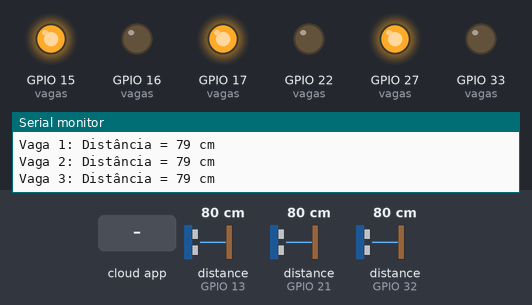
Simulated run of this sketch. Board: ESP32. On the bench: output pins drawn as LEDs (lit = HIGH), the last lines printed to the serial monitor. Wiring (inferred from the names in the program): 3 × ultrasonic range finder: trigger GPIO 12, echo GPIO 13 / trigger GPIO 14, echo GPIO 32 / trigger GPIO 23, echo GPIO 21. The test bench sets the inputs (shaded band); at power-on: distance to the obstacle (sensors on GPIO 13, GPIO 21, GPIO 32) 80 cm. The echo pulse lasts 58.3 µs per cm; WiFi joins after 1.5 s; servers stay silent unless stated; network time is answered at once with the bench clock; the local clock reads 2024-03-15 10:24:30 at power-on unless the sketch sets it; pins used as bus, display or sensor lines are not drawn.

Above: at 2.9 s.
3.0 s: distance to the obstacle (sensor on GPIO 13) set to 7 cm
5.3 s: distance to the obstacle (sensor on GPIO 13) set to 4 cm
At 7.3 s:
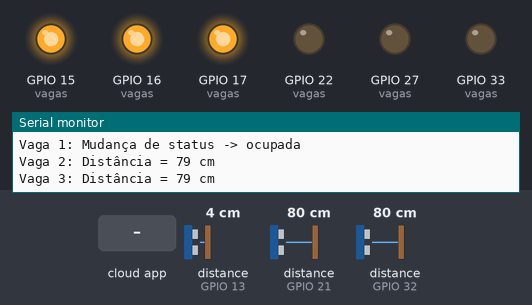
7.6 s: the phone or cloud app sets config to fechado
At 8.4 s:
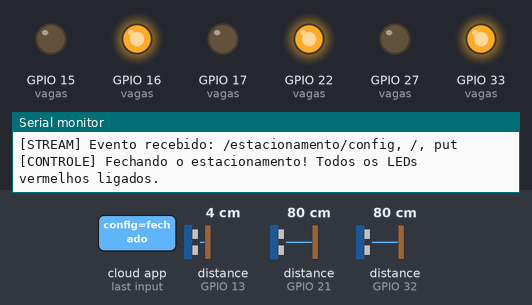
9.1 s: the phone or cloud app sets config to aberto
At 10.4 s:
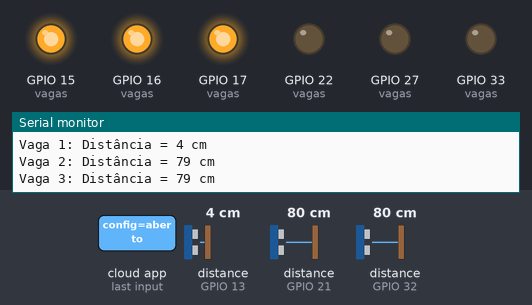
10.7 s: distance to the obstacle (sensor on GPIO 21) set to 7 cm
12.5 s: distance to the obstacle (sensor on GPIO 21) set to 4 cm
At 14.1 s:
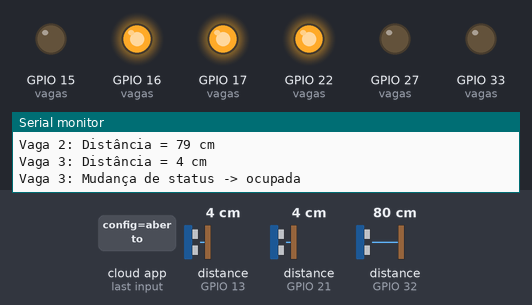
Timing chart, 0 to 15.6 s (numbered marks = the images above; inputs shaded):
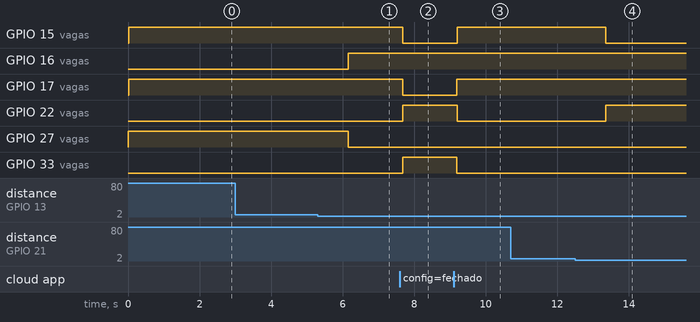

The sketch:

Esp32Software.ino
```cpp
// --- BIBLIOTECAS ---
#include <WiFi.h>
#include <Firebase_ESP_Client.h>
#include <NTPClient.h>
#include <WiFiUdp.h>

// --- CREDENCIAIS ---
#define WIFI_SSID      "tng"
#define WIFI_PASSWORD  "12345678"
#define FIREBASE_HOST  "trabalho-final-iot-default-rtdb.firebaseio.com"
#define FIREBASE_AUTH  "Q4RQoqHIylQEY7ckVWtDQJuUdaI6kq56bds1TdNK"

// --- AJUSTES DO SISTEMA ---
#define TOTAL_VAGAS           3
#define DISTANCIA_OCUPADA_CM  6
#define INTERVALO_LEITURA_MS  2000

// --- CORREÇÃO DE FUSO HORÁRIO ---
const long gmtOffset_sec      = 0;
const int  daylightOffset_sec = 0;

// --- ESTRUTURA DE DADOS PARA CADA VAGA ---
struct Vaga {
  const char* nome;
  uint8_t trig, echo, ledVerde, ledVermelho;
  String  statusAtual, statusAnterior;
  unsigned long tsEntrada;
};

// --- MAPEAMENTO DE PINOS ---
Vaga vagas[TOTAL_VAGAS] = {
  { "vaga1", 12, 13, 27, 16, "livre", "livre", 0 },
  { "vaga2", 14, 32, 17, 33, "livre", "livre", 0 },
  { "vaga3", 23, 21, 15, 22, "livre", "livre", 0 }
};

// --- OBJETOS GLOBAIS ---
FirebaseData   fbdo;
FirebaseAuth   auth;
FirebaseConfig config;
FirebaseData   stream;

WiFiUDP   ntpUDP;
NTPClient timeClient(ntpUDP, "pool.ntp.org", gmtOffset_sec, 60000);

unsigned long tAnt = 0;
String parkingStatus = "aberto";

// --- DECLARAÇÃO DE FUNÇÕES ---
void streamCallback(FirebaseStream data);
void streamTimeoutCallback(bool timeout);
void fecharEstacionamento();
void abrirEstacionamento();
void gerenciarVagas();
long medirDist(uint8_t t, uint8_t e);
void atualizarLeds(int i);
void handleEntrada(int idx);
void handleSaida(int idx);

// --- FUNÇÃO DE SETUP ---
void setup() {
  Serial.begin(115200);
  Serial.println("\n[SETUP] Iniciando Estacionamento Inteligente (Controle Remoto)...");

  for (int i = 0; i < TOTAL_VAGAS; i++) {
    pinMode(vagas[i].trig, OUTPUT);
    pinMode(vagas[i].echo, INPUT);
    pinMode(vagas[i].ledVerde, OUTPUT);
    pinMode(vagas[i].ledVermelho, OUTPUT);
  }

  abrirEstacionamento();

  Serial.println("\n[WiFi] Conectando...");
  WiFi.mode(WIFI_STA);
  WiFi.begin(WIFI_SSID, WIFI_PASSWORD);

  int tentativas = 0;
  while (WiFi.status() != WL_CONNECTED) {
    delay(500);
    Serial.print(".");
    tentativas++;
    if (tentativas > 20) {
      Serial.println("\n[WiFi] FALHA AO CONECTAR.");
      Serial.println("Verifique as credenciais, o sinal do WiFi e se a rede é 2.4GHz.");
      Serial.print("Status do WiFi: ");
      Serial.println(WiFi.status());
      while(true) { delay(1000); }
    }
  }

  Serial.println("\n[WiFi] Conectado com sucesso!");
  Serial.print("[WiFi] Endereço IP: ");
  Serial.println(WiFi.localIP());

  Serial.println("[Firebase] Configurando...");
  config.host = FIREBASE_HOST;
  config.signer.tokens.legacy_token = FIREBASE_AUTH;
  Firebase.begin(&config, &auth);
  Firebase.reconnectWiFi(true);
  Serial.println("[Firebase] Configurado.");

  if (!Firebase.RTDB.beginStream(&stream, "/estacionamento/config")) {
    Serial.println("[STREAM] Erro ao iniciar stream: " + stream.errorReason());
  }
  Firebase.RTDB.setStreamCallback(&stream, streamCallback, streamTimeoutCallback);

  Serial.println("[NTP] Sincronizando relógio...");
  timeClient.begin();
  while (!timeClient.update()) {
    timeClient.forceUpdate();
    delay(500);
  }
  Serial.println("[NTP] Relógio sincronizado.");
  Serial.println("\n[SETUP] Configuração concluída. Sistema em operação.");
}

// --- FUNÇÃO DE LOOP ---
void loop() {
  if (parkingStatus == "aberto") {
    if (millis() - tAnt >= INTERVALO_LEITURA_MS) {
      tAnt = millis();
      timeClient.update();
      gerenciarVagas();
    }
  }
}

// --- FUNÇÕES DE CONTROLE ---
void fecharEstacionamento() {
  Serial.println("[CONTROLE] Fechando o estacionamento! Todos os LEDs vermelhos ligados.");
  for (int i = 0; i < TOTAL_VAGAS; i++) {
    digitalWrite(vagas[i].ledVerde, LOW);
    digitalWrite(vagas[i].ledVermelho, HIGH);
  }
}

void abrirEstacionamento() {
  Serial.println("[CONTROLE] Abrindo o estacionamento! Retomando operação normal.");
  gerenciarVagas();
}

// --- CALLBACKS DO STREAM ---
void streamCallback(FirebaseStream data) {
  Serial.printf("[STREAM] Evento recebido: %s, %s, %s\n", data.streamPath().c_str(), data.dataPath().c_str(), data.eventType().c_str());

  if (data.dataTypeEnum() == fb_esp_rtdb_data_type_json) {
    FirebaseJson *json = data.to<FirebaseJson *>();
    FirebaseJsonData jsonData;
    if (json->get(jsonData, "status")) {
      if (jsonData.type == "string") {
        String newStatus = jsonData.stringValue;
        if (newStatus != parkingStatus) {
          parkingStatus = newStatus;
          if (parkingStatus == "fechado") {
            fecharEstacionamento();
          } else {
            abrirEstacionamento();
          }
        }
      }
    }
  } else if (data.dataTypeEnum() == fb_esp_rtdb_data_type_string) {
      String newStatus = data.stringData();
      if (newStatus != parkingStatus) {
          parkingStatus = newStatus;
          if (parkingStatus == "fechado") {
            fecharEstacionamento();
          } else {
            abrirEstacionamento();
          }
      }
  }
}

void streamTimeoutCallback(bool timeout) {
  if (timeout) {
    Serial.println("[STREAM] Timeout, a conexão pode ter sido perdida. A biblioteca tentará reconectar.");
  }
}

// --- FUNÇÕES PRINCIPAIS ---
void gerenciarVagas() {
  if (parkingStatus != "aberto") return;

  Serial.println("--------------------");
  for (int i = 0; i < TOTAL_VAGAS; i++) {
    long d = medirDist(vagas[i].trig, vagas[i].echo);
    Serial.printf("Vaga %d: Distância = %ld cm\n", (i+1), d);

    if (d > 0 && d < DISTANCIA_OCUPADA_CM) {
      vagas[i].statusAtual = "ocupada";
    } else if (d >= DISTANCIA_OCUPADA_CM) {
      vagas[i].statusAtual = "livre";
    } else {
      vagas[i].statusAtual = vagas[i].statusAnterior;
      Serial.printf("Vaga %d: Leitura inválida (-1), mantendo status anterior: %s\n", (i+1), vagas[i].statusAnterior.c_str());
    }

    if (vagas[i].statusAtual != vagas[i].statusAnterior) {
      Serial.printf("Vaga %d: Mudança de status -> %s\n", (i+1), vagas[i].statusAtual.c_str());
      if (vagas[i].statusAtual == "ocupada") {
        handleEntrada(i);
      } else {
        handleSaida(i);
      }
      vagas[i].statusAnterior = vagas[i].statusAtual;
    }
    atualizarLeds(i);
  }
}

void handleEntrada(int idx) {
  unsigned long ts = timeClient.getEpochTime();
  vagas[idx].tsEntrada = ts;

  String path = "/estacionamento/vagas/" + String(vagas[idx].nome);
  FirebaseJson j;
  j.set("status", "ocupada");
  j.set("entrada", String(ts));
  j.set("ultimaAtualizacao/.sv", "timestamp");

  if (!Firebase.RTDB.setJSON(&fbdo, path.c_str(), &j)) {
    Serial.println("[Firebase] ERRO ao enviar entrada: " + fbdo.errorReason());
  }
}

void handleSaida(int idx) {
  unsigned long tsOut = timeClient.getEpochTime();

  String path = "/estacionamento/vagas/" + String(vagas[idx].nome);
  FirebaseJson j;
  j.set("status", "livre");
  j.set("ultimaAtualizacao/.sv", "timestamp");

  Firebase.RTDB.updateNode(&fbdo, path.c_str(), &j);
  Firebase.RTDB.deleteNode(&fbdo, (path + "/entrada").c_str());

  if (vagas[idx].tsEntrada > 0) {
    unsigned long dur = tsOut - vagas[idx].tsEntrada;
    String hist = "/estacionamento/historico/" + String(vagas[idx].nome);
    FirebaseJson h;
    h.set("entrada", String(vagas[idx].tsEntrada));
    h.set("saida",   String(tsOut));
    h.set("duracaoSeg", String(dur));
    Firebase.RTDB.pushJSON(&fbdo, hist.c_str(), &h);
  }
  vagas[idx].tsEntrada = 0;
}

void atualizarLeds(int i) {
  if (parkingStatus != "aberto") return;
  bool oc = (vagas[i].statusAtual == "ocupada");
  digitalWrite(vagas[i].ledVerde,    oc ? LOW  : HIGH);
  digitalWrite(vagas[i].ledVermelho, oc ? HIGH : LOW);
}

long medirDist(uint8_t t, uint8_t e) {
  digitalWrite(t, LOW);
  delayMicroseconds(2);
  digitalWrite(t, HIGH);
  delayMicroseconds(10);
  digitalWrite(t, LOW);

  long dur = pulseIn(e, HIGH, 25000);

  return dur > 0 ? dur * 0.0343 / 2 : -1;
}
```

Measured:
- the behaviour switches between 6 and 5 cm on distance to the obstacle (sensor on GPIO 13) (found by bisection; images 0 and 1)
- the behaviour switches between 6 and 5 cm on distance to the obstacle (sensor on GPIO 21) (found by bisection; images 3 and 4)
- after the input at 5.3 s, GPIO 16 (vagas): LOW → HIGH after 0.85 s; GPIO 27 (vagas): HIGH → LOW after 0.85 s
- after the input at 7.6 s, GPIO 15 (vagas), GPIO 17 (vagas): HIGH → LOW after 0.09 s; GPIO 22 (vagas), GPIO 33 (vagas): LOW → HIGH after 0.09 s
- after the input at 9.1 s, GPIO 15 (vagas), GPIO 17 (vagas): LOW → HIGH after 0.10 s; GPIO 22 (vagas), GPIO 33 (vagas): HIGH → LOW after 0.10 s
- after the input at 12.5 s, GPIO 15 (vagas): HIGH → LOW after 0.86 s; GPIO 22 (vagas): LOW → HIGH after 0.86 s
